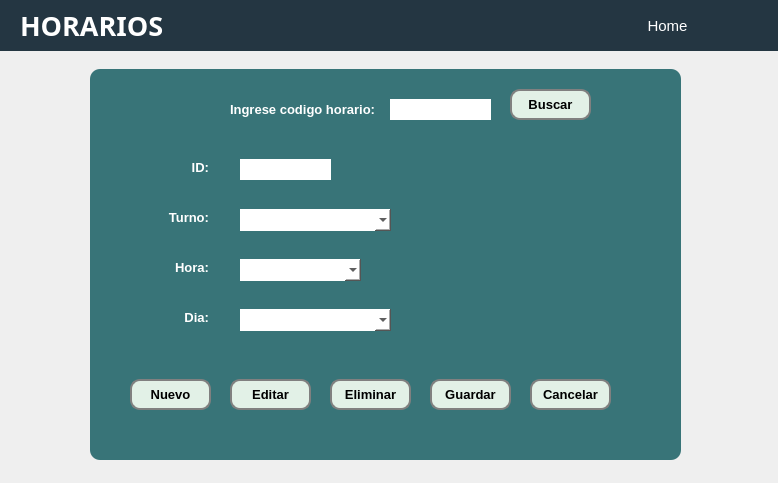
<?xml version="1.0" encoding="UTF-8"?>
<ui version="4.0">
 <class>Dialog</class>
 <widget class="QDialog" name="Dialog">
  <property name="geometry">
   <rect>
    <x>0</x>
    <y>0</y>
    <width>778</width>
    <height>483</height>
   </rect>
  </property>
  <property name="windowTitle">
   <string>Dialog</string>
  </property>
  <widget class="QLabel" name="label">
   <property name="geometry">
    <rect>
     <x>0</x>
     <y>0</y>
     <width>781</width>
     <height>51</height>
    </rect>
   </property>
   <property name="font">
    <font>
     <family>Arial Black</family>
     <pointsize>20</pointsize>
     <bold>true</bold>
    </font>
   </property>
   <property name="styleSheet">
    <string notr="true">background-color: #243642;
color: #FFFFFF</string>
   </property>
   <property name="text">
    <string>HORARIOS</string>
   </property>
   <property name="alignment">
    <set>Qt::AlignLeading|Qt::AlignLeft|Qt::AlignVCenter</set>
   </property>
   <property name="margin">
    <number>0</number>
   </property>
   <property name="indent">
    <number>20</number>
   </property>
  </widget>
  <widget class="QPushButton" name="btnHome">
   <property name="geometry">
    <rect>
     <x>630</x>
     <y>10</y>
     <width>75</width>
     <height>31</height>
    </rect>
   </property>
   <property name="font">
    <font>
     <family>Arial</family>
     <pointsize>11</pointsize>
    </font>
   </property>
   <property name="cursor">
    <cursorShape>PointingHandCursor</cursorShape>
   </property>
   <property name="styleSheet">
    <string notr="true">color: rgb(255, 255, 255);</string>
   </property>
   <property name="text">
    <string>Home</string>
   </property>
   <property name="flat">
    <bool>true</bool>
   </property>
  </widget>
  <widget class="QFrame" name="frameFormHorario">
   <property name="geometry">
    <rect>
     <x>90</x>
     <y>69</y>
     <width>591</width>
     <height>391</height>
    </rect>
   </property>
   <property name="cursor">
    <cursorShape>ArrowCursor</cursorShape>
   </property>
   <property name="styleSheet">
    <string notr="true">background-color:#387478;
border-radius: 10px;</string>
   </property>
   <property name="frameShape">
    <enum>QFrame::StyledPanel</enum>
   </property>
   <property name="frameShadow">
    <enum>QFrame::Raised</enum>
   </property>
   <widget class="QLabel" name="label_2">
    <property name="geometry">
     <rect>
      <x>70</x>
      <y>90</y>
      <width>49</width>
      <height>16</height>
     </rect>
    </property>
    <property name="font">
     <font>
      <family>Arial</family>
      <pointsize>10</pointsize>
      <bold>true</bold>
     </font>
    </property>
    <property name="layoutDirection">
     <enum>Qt::LeftToRight</enum>
    </property>
    <property name="styleSheet">
     <string notr="true">color: rgb(255, 255, 255);</string>
    </property>
    <property name="text">
     <string>ID:</string>
    </property>
    <property name="alignment">
     <set>Qt::AlignRight|Qt::AlignTrailing|Qt::AlignVCenter</set>
    </property>
   </widget>
   <widget class="QLabel" name="label_3">
    <property name="geometry">
     <rect>
      <x>70</x>
      <y>140</y>
      <width>49</width>
      <height>16</height>
     </rect>
    </property>
    <property name="font">
     <font>
      <family>Arial</family>
      <pointsize>10</pointsize>
      <bold>true</bold>
     </font>
    </property>
    <property name="layoutDirection">
     <enum>Qt::LeftToRight</enum>
    </property>
    <property name="styleSheet">
     <string notr="true">color: rgb(255, 255, 255);</string>
    </property>
    <property name="text">
     <string>Turno:</string>
    </property>
    <property name="alignment">
     <set>Qt::AlignRight|Qt::AlignTrailing|Qt::AlignVCenter</set>
    </property>
   </widget>
   <widget class="QLabel" name="label_4">
    <property name="geometry">
     <rect>
      <x>70</x>
      <y>190</y>
      <width>49</width>
      <height>16</height>
     </rect>
    </property>
    <property name="font">
     <font>
      <family>Arial</family>
      <pointsize>10</pointsize>
      <bold>true</bold>
     </font>
    </property>
    <property name="layoutDirection">
     <enum>Qt::LeftToRight</enum>
    </property>
    <property name="styleSheet">
     <string notr="true">color: rgb(255, 255, 255);</string>
    </property>
    <property name="text">
     <string>Hora:</string>
    </property>
    <property name="alignment">
     <set>Qt::AlignRight|Qt::AlignTrailing|Qt::AlignVCenter</set>
    </property>
   </widget>
   <widget class="QLabel" name="label_5">
    <property name="geometry">
     <rect>
      <x>70</x>
      <y>240</y>
      <width>49</width>
      <height>16</height>
     </rect>
    </property>
    <property name="font">
     <font>
      <family>Arial</family>
      <pointsize>10</pointsize>
      <bold>true</bold>
     </font>
    </property>
    <property name="layoutDirection">
     <enum>Qt::LeftToRight</enum>
    </property>
    <property name="styleSheet">
     <string notr="true">color: rgb(255, 255, 255);</string>
    </property>
    <property name="text">
     <string>Dia:</string>
    </property>
    <property name="alignment">
     <set>Qt::AlignRight|Qt::AlignTrailing|Qt::AlignVCenter</set>
    </property>
   </widget>
   <widget class="QLineEdit" name="entryId">
    <property name="geometry">
     <rect>
      <x>150</x>
      <y>90</y>
      <width>91</width>
      <height>21</height>
     </rect>
    </property>
    <property name="styleSheet">
     <string notr="true">background-color: rgb(255, 255, 255);
border-radius:none;</string>
    </property>
   </widget>
   <widget class="QComboBox" name="cbTurno">
    <property name="geometry">
     <rect>
      <x>150</x>
      <y>140</y>
      <width>151</width>
      <height>22</height>
     </rect>
    </property>
    <property name="styleSheet">
     <string notr="true">background-color: rgb(255, 255, 255);
border-radius: none;</string>
    </property>
   </widget>
   <widget class="QComboBox" name="cbDia">
    <property name="geometry">
     <rect>
      <x>150</x>
      <y>240</y>
      <width>151</width>
      <height>22</height>
     </rect>
    </property>
    <property name="styleSheet">
     <string notr="true">background-color: rgb(255, 255, 255);
border-radius: none;</string>
    </property>
   </widget>
   <widget class="QLabel" name="label_10">
    <property name="geometry">
     <rect>
      <x>140</x>
      <y>30</y>
      <width>151</width>
      <height>20</height>
     </rect>
    </property>
    <property name="font">
     <font>
      <family>Arial</family>
      <pointsize>10</pointsize>
      <bold>true</bold>
     </font>
    </property>
    <property name="styleSheet">
     <string notr="true">color: rgb(255, 255, 255);</string>
    </property>
    <property name="text">
     <string>Ingrese codigo horario:</string>
    </property>
   </widget>
   <widget class="QLineEdit" name="lineEdit_2">
    <property name="geometry">
     <rect>
      <x>300</x>
      <y>30</y>
      <width>101</width>
      <height>21</height>
     </rect>
    </property>
    <property name="styleSheet">
     <string notr="true">background-color: rgb(255, 255, 255);
border-radius: none;</string>
    </property>
   </widget>
   <widget class="QComboBox" name="cbHora">
    <property name="geometry">
     <rect>
      <x>150</x>
      <y>190</y>
      <width>121</width>
      <height>22</height>
     </rect>
    </property>
    <property name="styleSheet">
     <string notr="true">background-color: rgb(255, 255, 255);
border-radius: none;</string>
    </property>
   </widget>
   <widget class="QPushButton" name="btnNuevo">
    <property name="geometry">
     <rect>
      <x>40</x>
      <y>310</y>
      <width>81</width>
      <height>31</height>
     </rect>
    </property>
    <property name="font">
     <font>
      <family>Arial</family>
      <pointsize>10</pointsize>
      <bold>true</bold>
     </font>
    </property>
    <property name="styleSheet">
     <string notr="true">background-color: #E2F1E7;
border: 2px solid grey;
padding: 5px;</string>
    </property>
    <property name="text">
     <string>Nuevo</string>
    </property>
   </widget>
   <widget class="QPushButton" name="btnEditar">
    <property name="geometry">
     <rect>
      <x>140</x>
      <y>310</y>
      <width>81</width>
      <height>31</height>
     </rect>
    </property>
    <property name="font">
     <font>
      <family>Arial</family>
      <pointsize>10</pointsize>
      <bold>true</bold>
     </font>
    </property>
    <property name="styleSheet">
     <string notr="true">background-color: #E2F1E7;
border: 2px solid grey;
padding: 5px;</string>
    </property>
    <property name="text">
     <string>Editar</string>
    </property>
   </widget>
   <widget class="QPushButton" name="btnEliminar">
    <property name="geometry">
     <rect>
      <x>240</x>
      <y>310</y>
      <width>81</width>
      <height>31</height>
     </rect>
    </property>
    <property name="font">
     <font>
      <family>Arial</family>
      <pointsize>10</pointsize>
      <bold>true</bold>
     </font>
    </property>
    <property name="styleSheet">
     <string notr="true">background-color: #E2F1E7;
border: 2px solid grey;
padding: 5px;</string>
    </property>
    <property name="text">
     <string>Eliminar</string>
    </property>
   </widget>
   <widget class="QPushButton" name="btnGuardar">
    <property name="geometry">
     <rect>
      <x>340</x>
      <y>310</y>
      <width>81</width>
      <height>31</height>
     </rect>
    </property>
    <property name="font">
     <font>
      <family>Arial</family>
      <pointsize>10</pointsize>
      <bold>true</bold>
     </font>
    </property>
    <property name="styleSheet">
     <string notr="true">background-color: #E2F1E7;
border: 2px solid grey;
padding: 5px;</string>
    </property>
    <property name="text">
     <string>Guardar</string>
    </property>
   </widget>
   <widget class="QPushButton" name="btnCancelar">
    <property name="geometry">
     <rect>
      <x>440</x>
      <y>310</y>
      <width>81</width>
      <height>31</height>
     </rect>
    </property>
    <property name="font">
     <font>
      <family>Arial</family>
      <pointsize>10</pointsize>
      <bold>true</bold>
     </font>
    </property>
    <property name="styleSheet">
     <string notr="true">background-color: #E2F1E7;
border: 2px solid grey;
padding: 5px;</string>
    </property>
    <property name="text">
     <string>Cancelar</string>
    </property>
   </widget>
   <widget class="QPushButton" name="btnBuscar">
    <property name="geometry">
     <rect>
      <x>420</x>
      <y>20</y>
      <width>81</width>
      <height>31</height>
     </rect>
    </property>
    <property name="font">
     <font>
      <family>Arial</family>
      <pointsize>10</pointsize>
      <bold>true</bold>
     </font>
    </property>
    <property name="styleSheet">
     <string notr="true">background-color: #E2F1E7;
border: 2px solid grey;
padding: 5px;</string>
    </property>
    <property name="text">
     <string>Buscar</string>
    </property>
   </widget>
  </widget>
 </widget>
 <resources/>
 <connections/>
</ui>
